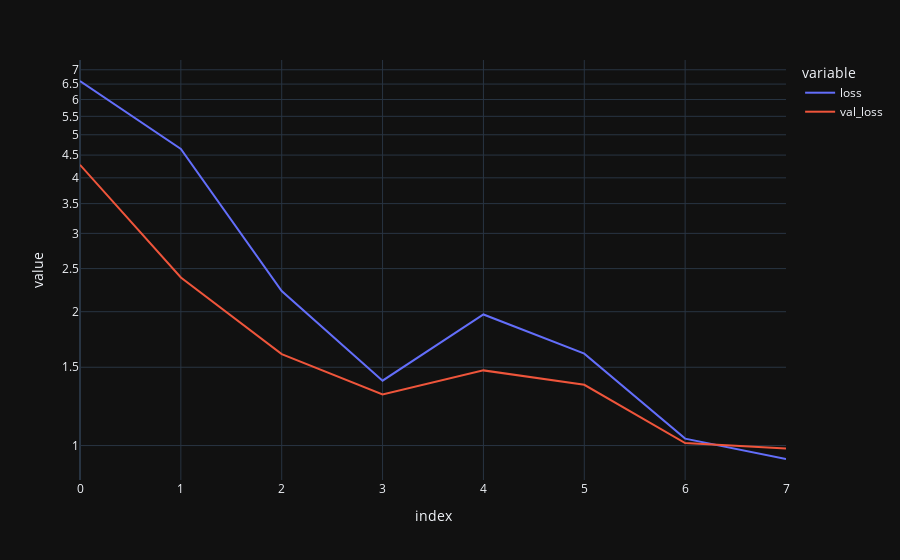

The code cell stored with this chart in its notebook:
### Code cell
px.line(pl.DataFrame(hist.history), y=["loss", "val_loss"], log_y=True)

### Figure 1 — Plotly figure (JSON) as saved in the notebook; plotly's stock layout.template omitted (floating-point values rounded to 4 significant figures)
{"data": [{"hovertemplate": "variable=loss<br>index=%{x}<br>value=%{y}<extra></extra>", "legendgroup": "loss", "line": {"color": "#636efa", "dash": "solid"}, "marker": {"symbol": "circle"}, "mode": "lines", "name": "loss", "orientation": "v", "showlegend": true, "type": "scatter", "x": [0, 1, 2, 3, 4, 5, 6, 7], "xaxis": "x", "y": [6.605, 4.648, 2.226, 1.399, 1.971, 1.609, 1.037, 0.9327], "yaxis": "y"}, {"hovertemplate": "variable=val_loss<br>index=%{x}<br>value=%{y}<extra></extra>", "legendgroup": "val_loss", "line": {"color": "#EF553B", "dash": "solid"}, "marker": {"symbol": "circle"}, "mode": "lines", "name": "val_loss", "orientation": "v", "showlegend": true, "type": "scatter", "x": [0, 1, 2, 3, 4, 5, 6, 7], "xaxis": "x", "y": [4.279, 2.387, 1.606, 1.303, 1.476, 1.369, 1.013, 0.9846], "yaxis": "y"}], "layout": {"legend": {"title": {"text": "variable"}, "tracegroupgap": 0}, "margin": {"t": 60}, "xaxis": {"anchor": "y", "domain": [0, 1], "title": {"text": "index"}}, "yaxis": {"anchor": "x", "domain": [0, 1], "title": {"text": "value"}, "type": "log"}}}
